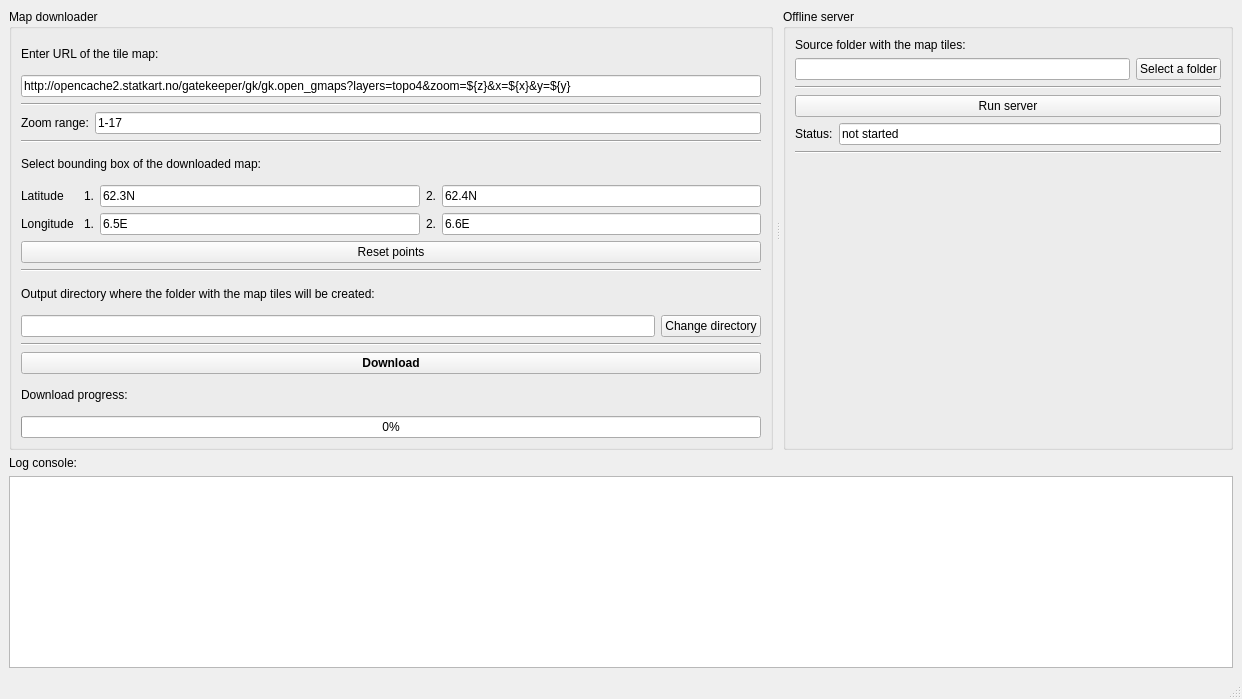
<?xml version="1.0" encoding="UTF-8"?>
<ui version="4.0">
 <class>MapDownloader</class>
 <widget class="QMainWindow" name="MapDownloader">
  <property name="geometry">
   <rect>
    <x>0</x>
    <y>0</y>
    <width>1242</width>
    <height>699</height>
   </rect>
  </property>
  <property name="windowTitle">
   <string>QOfflineMapServer</string>
  </property>
  <widget class="QWidget" name="centralwidget">
   <layout class="QVBoxLayout" name="verticalLayout">
    <item>
     <widget class="QSplitter" name="splitter">
      <property name="sizePolicy">
       <sizepolicy hsizetype="Expanding" vsizetype="Expanding">
        <horstretch>0</horstretch>
        <verstretch>1</verstretch>
       </sizepolicy>
      </property>
      <property name="orientation">
       <enum>Qt::Horizontal</enum>
      </property>
      <property name="handleWidth">
       <number>10</number>
      </property>
      <widget class="QGroupBox" name="groupBox">
       <property name="title">
        <string>Map downloader</string>
       </property>
       <layout class="QVBoxLayout" name="verticalLayout_3">
        <item>
         <widget class="QLabel" name="label">
          <property name="text">
           <string>Enter URL of the tile map:</string>
          </property>
         </widget>
        </item>
        <item>
         <widget class="QLineEdit" name="MapURL">
          <property name="text">
           <string>http://opencache2.statkart.no/gatekeeper/gk/gk.open_gmaps?layers=topo4&amp;zoom=${z}&amp;x=${x}&amp;y=${y}</string>
          </property>
         </widget>
        </item>
        <item>
         <widget class="Line" name="line_2">
          <property name="orientation">
           <enum>Qt::Horizontal</enum>
          </property>
         </widget>
        </item>
        <item>
         <layout class="QHBoxLayout" name="horizontalLayout_2">
          <item>
           <widget class="QLabel" name="label_2">
            <property name="text">
             <string>Zoom range:</string>
            </property>
           </widget>
          </item>
          <item>
           <widget class="QLineEdit" name="Zoom">
            <property name="text">
             <string>1-17</string>
            </property>
           </widget>
          </item>
         </layout>
        </item>
        <item>
         <widget class="Line" name="line_3">
          <property name="orientation">
           <enum>Qt::Horizontal</enum>
          </property>
         </widget>
        </item>
        <item>
         <widget class="QLabel" name="label_9">
          <property name="text">
           <string>Select bounding box of the downloaded map:</string>
          </property>
         </widget>
        </item>
        <item>
         <layout class="QGridLayout" name="gridLayout">
          <item row="1" column="0">
           <widget class="QLabel" name="label_4">
            <property name="text">
             <string>Latitude    </string>
            </property>
           </widget>
          </item>
          <item row="1" column="1">
           <widget class="QLabel" name="label_5">
            <property name="text">
             <string>1.</string>
            </property>
           </widget>
          </item>
          <item row="1" column="3">
           <widget class="QLabel" name="label_7">
            <property name="text">
             <string>2.</string>
            </property>
           </widget>
          </item>
          <item row="3" column="3">
           <widget class="QLabel" name="label_8">
            <property name="text">
             <string>2.</string>
            </property>
           </widget>
          </item>
          <item row="3" column="2">
           <widget class="QLineEdit" name="Longitude1">
            <property name="text">
             <string>6.5E</string>
            </property>
           </widget>
          </item>
          <item row="3" column="1">
           <widget class="QLabel" name="label_6">
            <property name="text">
             <string>1.</string>
            </property>
           </widget>
          </item>
          <item row="3" column="4">
           <widget class="QLineEdit" name="Longitude2">
            <property name="text">
             <string>6.6E</string>
            </property>
           </widget>
          </item>
          <item row="3" column="0">
           <widget class="QLabel" name="label_3">
            <property name="text">
             <string>Longitude </string>
            </property>
           </widget>
          </item>
          <item row="1" column="2">
           <widget class="QLineEdit" name="Latitude1">
            <property name="text">
             <string>62.3N</string>
            </property>
           </widget>
          </item>
          <item row="1" column="4">
           <widget class="QLineEdit" name="Latitude2">
            <property name="text">
             <string>62.4N</string>
            </property>
           </widget>
          </item>
         </layout>
        </item>
        <item>
         <widget class="QPushButton" name="ResetPoints">
          <property name="text">
           <string>Reset points</string>
          </property>
         </widget>
        </item>
        <item>
         <widget class="Line" name="line_4">
          <property name="orientation">
           <enum>Qt::Horizontal</enum>
          </property>
         </widget>
        </item>
        <item>
         <widget class="QLabel" name="label_11">
          <property name="text">
           <string>Output directory where the folder with the map tiles will be created:</string>
          </property>
         </widget>
        </item>
        <item>
         <layout class="QHBoxLayout" name="horizontalLayout_3">
          <item>
           <widget class="QLineEdit" name="lineEditOutDir">
            <property name="readOnly">
             <bool>true</bool>
            </property>
           </widget>
          </item>
          <item>
           <widget class="QPushButton" name="ChangeDirectory">
            <property name="text">
             <string>Change directory</string>
            </property>
           </widget>
          </item>
         </layout>
        </item>
        <item>
         <widget class="Line" name="line_5">
          <property name="orientation">
           <enum>Qt::Horizontal</enum>
          </property>
         </widget>
        </item>
        <item>
         <widget class="QPushButton" name="Download">
          <property name="font">
           <font>
            <weight>75</weight>
            <bold>true</bold>
           </font>
          </property>
          <property name="text">
           <string>Download</string>
          </property>
         </widget>
        </item>
        <item>
         <widget class="QLabel" name="label_10">
          <property name="text">
           <string>Download progress:</string>
          </property>
         </widget>
        </item>
        <item>
         <widget class="QProgressBar" name="progressBar">
          <property name="value">
           <number>0</number>
          </property>
          <property name="alignment">
           <set>Qt::AlignCenter</set>
          </property>
         </widget>
        </item>
       </layout>
      </widget>
      <widget class="QGroupBox" name="groupBox_2">
       <property name="title">
        <string>Offline server</string>
       </property>
       <layout class="QVBoxLayout" name="verticalLayout_2">
        <item>
         <widget class="QLabel" name="label_12">
          <property name="text">
           <string>Source folder with the map tiles:</string>
          </property>
         </widget>
        </item>
        <item>
         <layout class="QHBoxLayout" name="horizontalLayout_4">
          <item>
           <widget class="QLineEdit" name="lineEditInDir">
            <property name="readOnly">
             <bool>true</bool>
            </property>
           </widget>
          </item>
          <item>
           <widget class="QPushButton" name="SelectFolder">
            <property name="text">
             <string>Select a folder</string>
            </property>
           </widget>
          </item>
         </layout>
        </item>
        <item>
         <widget class="Line" name="line_6">
          <property name="orientation">
           <enum>Qt::Horizontal</enum>
          </property>
         </widget>
        </item>
        <item>
         <widget class="QPushButton" name="LocalHost">
          <property name="text">
           <string>Run server</string>
          </property>
         </widget>
        </item>
        <item>
         <layout class="QHBoxLayout" name="horizontalLayout_5">
          <item>
           <widget class="QLabel" name="label_13">
            <property name="text">
             <string>Status:</string>
            </property>
           </widget>
          </item>
          <item>
           <widget class="QLineEdit" name="lineEditStatus">
            <property name="text">
             <string>not started</string>
            </property>
            <property name="readOnly">
             <bool>true</bool>
            </property>
           </widget>
          </item>
         </layout>
        </item>
        <item>
         <widget class="Line" name="line">
          <property name="orientation">
           <enum>Qt::Horizontal</enum>
          </property>
         </widget>
        </item>
        <item>
         <spacer name="verticalSpacer">
          <property name="orientation">
           <enum>Qt::Vertical</enum>
          </property>
          <property name="sizeHint" stdset="0">
           <size>
            <width>20</width>
            <height>40</height>
           </size>
          </property>
         </spacer>
        </item>
       </layout>
      </widget>
     </widget>
    </item>
    <item>
     <widget class="QLabel" name="label_14">
      <property name="text">
       <string>Log console:</string>
      </property>
     </widget>
    </item>
    <item>
     <widget class="QTextBrowser" name="textBrowser"/>
    </item>
   </layout>
  </widget>
  <widget class="QMenuBar" name="menubar">
   <property name="geometry">
    <rect>
     <x>0</x>
     <y>0</y>
     <width>1242</width>
     <height>21</height>
    </rect>
   </property>
  </widget>
  <widget class="QStatusBar" name="statusbar"/>
 </widget>
 <resources/>
 <connections/>
</ui>
